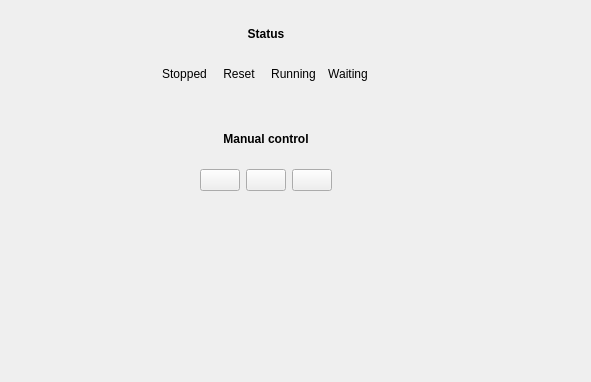
<?xml version="1.0" encoding="UTF-8"?>
<ui version="4.0">
 <class>Form</class>
 <widget class="QWidget" name="Form">
  <property name="geometry">
   <rect>
    <x>0</x>
    <y>0</y>
    <width>591</width>
    <height>382</height>
   </rect>
  </property>
  <property name="windowTitle">
   <string>Form</string>
  </property>
  <layout class="QVBoxLayout" name="verticalLayout_3">
   <item>
    <layout class="QHBoxLayout" name="horizontalLayout_2">
     <item>
      <spacer name="horizontalSpacer">
       <property name="orientation">
        <enum>Qt::Horizontal</enum>
       </property>
       <property name="sizeHint" stdset="0">
        <size>
         <width>40</width>
         <height>20</height>
        </size>
       </property>
      </spacer>
     </item>
     <item>
      <layout class="QVBoxLayout" name="verticalLayout_4">
       <item>
        <widget class="QLabel" name="label_3">
         <property name="text">
          <string>&lt;html&gt;&lt;head/&gt;&lt;body&gt;&lt;p&gt;&lt;span style=&quot; font-weight:600;&quot;&gt;Status&lt;/span&gt;&lt;/p&gt;&lt;/body&gt;&lt;/html&gt;</string>
         </property>
         <property name="alignment">
          <set>Qt::AlignCenter</set>
         </property>
        </widget>
       </item>
       <item>
        <layout class="QGridLayout" name="gridLayout">
         <item row="0" column="0">
          <widget class="QLabel" name="label">
           <property name="text">
            <string>Stopped</string>
           </property>
           <property name="alignment">
            <set>Qt::AlignCenter</set>
           </property>
          </widget>
         </item>
         <item row="0" column="1">
          <widget class="QLabel" name="label_2">
           <property name="text">
            <string>Reset</string>
           </property>
           <property name="alignment">
            <set>Qt::AlignCenter</set>
           </property>
          </widget>
         </item>
         <item row="0" column="2">
          <widget class="QLabel" name="label_4">
           <property name="text">
            <string>Running</string>
           </property>
           <property name="alignment">
            <set>Qt::AlignCenter</set>
           </property>
          </widget>
         </item>
         <item row="1" column="0">
          <widget class="IconLabel" name="stopped_label"/>
         </item>
         <item row="1" column="1">
          <widget class="IconLabel" name="reset_label"/>
         </item>
         <item row="1" column="2">
          <widget class="IconLabel" name="running_label"/>
         </item>
         <item row="1" column="3">
          <widget class="IconLabel" name="waiting_label"/>
         </item>
         <item row="0" column="3">
          <widget class="QLabel" name="label_5">
           <property name="text">
            <string>Waiting</string>
           </property>
           <property name="alignment">
            <set>Qt::AlignCenter</set>
           </property>
          </widget>
         </item>
        </layout>
       </item>
       <item>
        <widget class="QLabel" name="label_6">
         <property name="text">
          <string>&lt;html&gt;&lt;head/&gt;&lt;body&gt;&lt;p&gt;&lt;span style=&quot; font-weight:600;&quot;&gt;Manual control&lt;/span&gt;&lt;/p&gt;&lt;/body&gt;&lt;/html&gt;</string>
         </property>
         <property name="alignment">
          <set>Qt::AlignCenter</set>
         </property>
        </widget>
       </item>
       <item>
        <layout class="QHBoxLayout" name="horizontalLayout">
         <item>
          <spacer name="horizontalSpacer_4">
           <property name="orientation">
            <enum>Qt::Horizontal</enum>
           </property>
           <property name="sizeHint" stdset="0">
            <size>
             <width>40</width>
             <height>20</height>
            </size>
           </property>
          </spacer>
         </item>
         <item>
          <widget class="QPushButton" name="start_button">
           <property name="text">
            <string/>
           </property>
          </widget>
         </item>
         <item>
          <widget class="QPushButton" name="stop_button">
           <property name="text">
            <string/>
           </property>
          </widget>
         </item>
         <item>
          <widget class="QPushButton" name="reset_button">
           <property name="text">
            <string/>
           </property>
          </widget>
         </item>
         <item>
          <spacer name="horizontalSpacer_5">
           <property name="orientation">
            <enum>Qt::Horizontal</enum>
           </property>
           <property name="sizeHint" stdset="0">
            <size>
             <width>40</width>
             <height>20</height>
            </size>
           </property>
          </spacer>
         </item>
        </layout>
       </item>
      </layout>
     </item>
     <item>
      <spacer name="horizontalSpacer_3">
       <property name="orientation">
        <enum>Qt::Horizontal</enum>
       </property>
       <property name="sizeType">
        <enum>QSizePolicy::Fixed</enum>
       </property>
       <property name="sizeHint" stdset="0">
        <size>
         <width>40</width>
         <height>20</height>
        </size>
       </property>
      </spacer>
     </item>
     <item>
      <layout class="QVBoxLayout" name="verticalLayout">
       <item>
        <spacer name="verticalSpacer_3">
         <property name="orientation">
          <enum>Qt::Vertical</enum>
         </property>
         <property name="sizeHint" stdset="0">
          <size>
           <width>20</width>
           <height>40</height>
          </size>
         </property>
        </spacer>
       </item>
      </layout>
     </item>
     <item>
      <spacer name="horizontalSpacer_2">
       <property name="orientation">
        <enum>Qt::Horizontal</enum>
       </property>
       <property name="sizeHint" stdset="0">
        <size>
         <width>40</width>
         <height>20</height>
        </size>
       </property>
      </spacer>
     </item>
    </layout>
   </item>
   <item>
    <spacer name="verticalSpacer">
     <property name="orientation">
      <enum>Qt::Vertical</enum>
     </property>
     <property name="sizeHint" stdset="0">
      <size>
       <width>20</width>
       <height>176</height>
      </size>
     </property>
    </spacer>
   </item>
  </layout>
 </widget>
 <resources/>
 <connections/>
 <customwidgets>
  <customwidget>
   <class>IconLabel</class>
   <extends>QWidget</extends>
   <header>qtutils/widgets.h</header>
  </customwidget>
 </customwidgets>
</ui>
